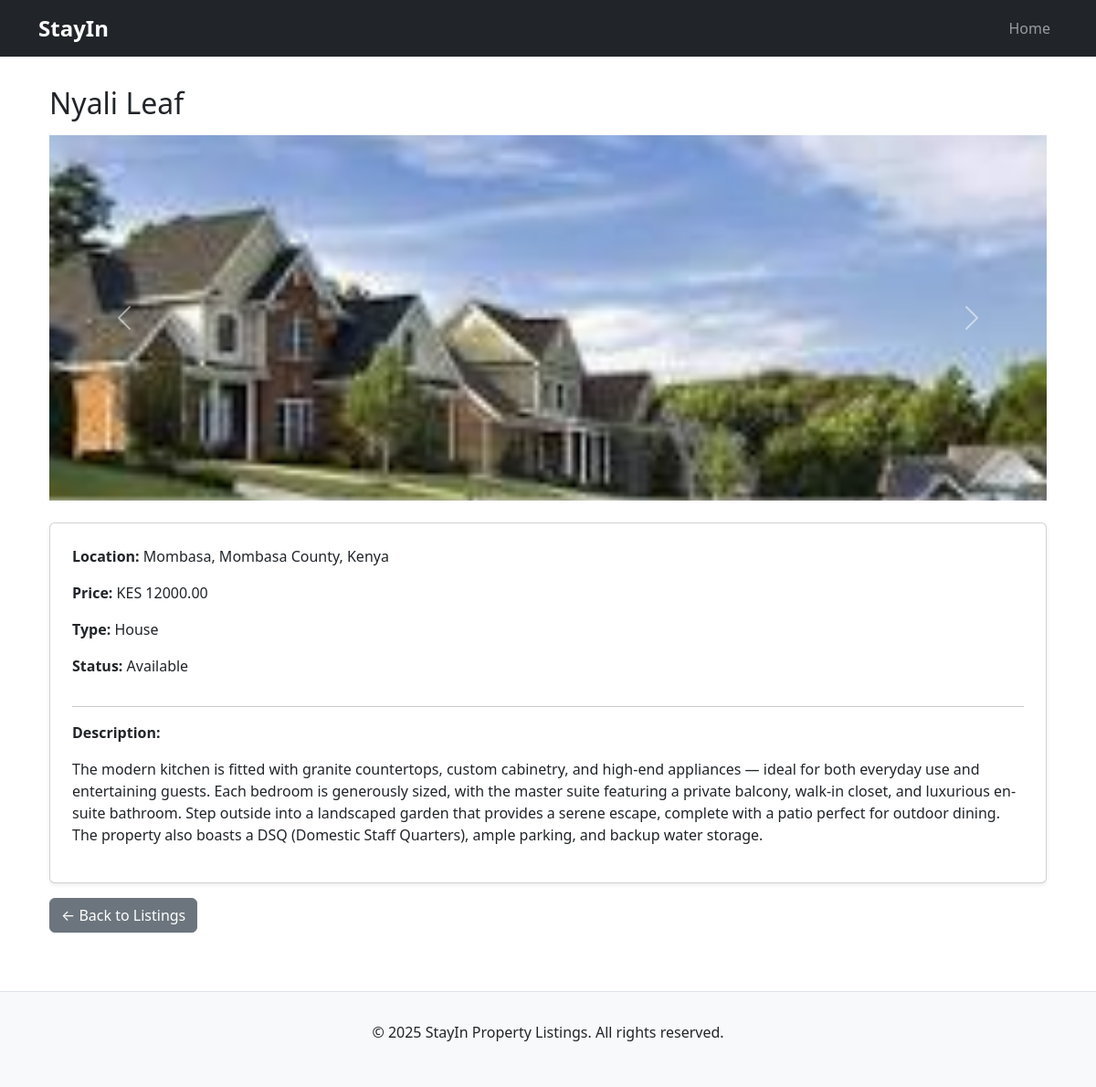
Screenshot of /property/7/ with the database file from the repository.
### PropertyApp/models.py (models this page shows, shortened)
class Property(models.Model):
    title = models.CharField(max_length=200)
    description = models.TextField()
    location = models.CharField(max_length=200)
    price = models.DecimalField(max_digits=10, decimal_places=2)
    property_type = models.CharField(max_length=50, choices=[
        ('apartment', 'Apartment'),
        ('house', 'House'),
        ('office', 'Office'),
        ('land', 'Land')
    ])
    is_booked = models.BooleanField(default=False)
    cover_image = models.ImageField(upload_to='property_images/', default='property_images/list.jpeg')  # ✅ move this here

class PropertyImage(models.Model):
    property = models.ForeignKey(Property, related_name='images', on_delete=models.CASCADE)
    cover_image = models.ImageField(
        upload_to='property_images/',  # Folder where images will be saved
        null=True,  # Allow null for existing properties
        blank=True,  # Allow empty for the cover image in case it's not set
        default='property_images/list.jpeg'  # Default image if no cover image is provided
    )

### PropertyApp/views.py (the view)
# urls.py: path('property/<int:pk>/', views.property_detail, name='property_detail'),
def property_detail(request, pk):
    property = get_object_or_404(Property, pk=pk)
    images = PropertyImage.objects.filter(property=property)
    return render(request, 'listings/property_detail.html', {
        'property': property,
        'images': images
    })

### PropertyApp/templates/listings/property_detail.html (shortened to what this page needs)
{% extends 'base.html' %}
{% block content %}
<div class="container mt-4">
    <h2 class="mb-3">{{ property.title }}</h2>
    {% if images %}
    <div id="propertyCarousel" class="carousel slide mb-4" data-bs-ride="carousel">
        <div class="carousel-inner">
            {% for image in images %}
            <div class="carousel-item {% if forloop.first %}active{% endif %}">
                <img src="{{ image.cover_image.url }}" class="d-block w-100" alt="{{ property.title }}" style="height: 400px; object-fit: cover;">
            </div>
            {% endfor %}
        </div>
        <button class="carousel-control-prev" type="button" data-bs-target="#propertyCarousel" data-bs-slide="prev">
            <span class="carousel-control-prev-icon" aria-hidden="true"></span>
        </button>
        <button class="carousel-control-next" type="button" data-bs-target="#propertyCarousel" data-bs-slide="next">
            <span class="carousel-control-next-icon" aria-hidden="true"></span>
        </button>
    </div>
    {% else %}
    <p>No images available for this property.</p>
    {% endif %}
    <div class="card p-4 shadow-sm">
        <p><strong>Location:</strong> {{ property.location }}</p>
        <p><strong>Price:</strong> KES {{ property.price }}</p>
        <p><strong>Type:</strong> {{ property.get_property_type_display }}</p>
        <p><strong>Status:</strong> {% if property.is_booked %}Booked{% else %}Available{% endif %}</p>
        <hr>
        <p><strong>Description:</strong></p>
        <p>{{ property.description }}</p>
    </div>
    <a href="{% url 'property_list' %}" class="btn btn-secondary mt-3">← Back to Listings</a>
</div>
{% endblock %}

### PropertyApp/templates/base.html (style rules this page uses)
body { padding-top: 70px; }

### rows the page displays
Property: title "Nyali Leaf", location "Mombasa, Mombasa County, Kenya", price "12000.00", property_type "House", description "The modern kitchen is fitted with granite countertops, custom cabinetry, and high-end appliances — ideal for both everyday use and entertaining guests. Each bedroom is generously sized, with the master suite featuring a private balcony, walk-in closet, and luxurious en-suite bathroom. Step outside into a landscaped garden that provides a serene escape, complete with a patio perfect for outdoor dining. The property also boasts a DSQ (Domestic Staff Quarters), ample parking, and backup water storage."
PropertyImage: cover_image (picture)

### other values shown
{{ year|default:2025 }} "2025"
